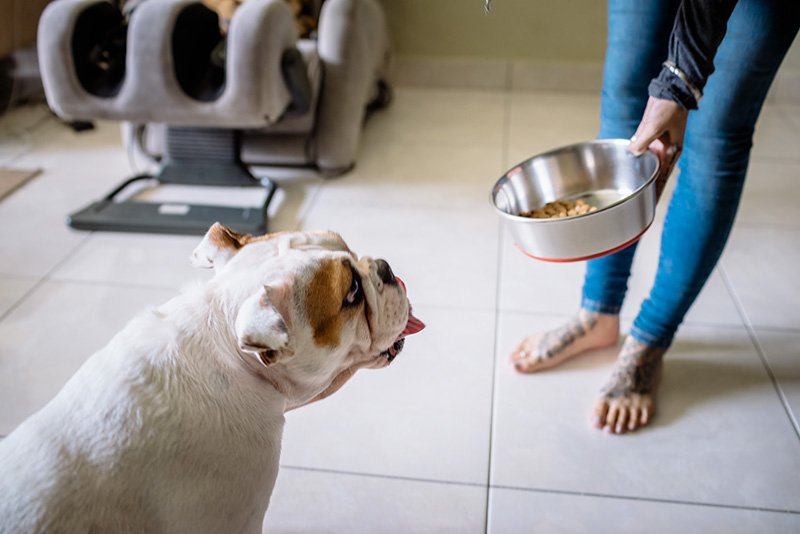
#> input picture segment-anything-main/notebooks/images/dog.jpg, 800 x 534 px; its folder holds only this picture in this run
$ python -i preWithFunction.py   (imports and definitions only)
#> lines starting #> are read from the running program, lines starting #| are printed output that depends on the picture
import cv2
import numpy as np
import math


def stretchImage(data, s=0.005, bins=2000):
    ht = np.histogram(data, bins);
    d = np.cumsum(ht[0]) / float(data.size)
    lmin = 0;
    lmax = bins - 1
    while lmin < bins:
        if d[lmin] >= s:
            break
        lmin += 1
    while lmax >= 0:
        if d[lmax] <= 1 - s:
            break
        lmax -= 1
    return np.clip((data - ht[1][lmin]) / (ht[1][lmax] - ht[1][lmin]), 0, 1)

g_para = {}

def getPara(radius=5):
    global g_para
    m = g_para.get(radius, None)
    if m is not None:
        return m
    size = radius * 2 + 1
    m = np.zeros((size, size))
    for h in range(-radius, radius + 1):
        for w in range(-radius, radius + 1):
            if h == 0 and w == 0:
                continue
            m[radius + h, radius + w] = 1.0 / math.sqrt(h ** 2 + w ** 2)
    m /= m.sum()
    g_para[radius] = m
    return m


def automaticColorEqualization(I, ratio=4, radius=300):
    para = getPara(radius)
    height, width = I.shape
    zh, zw = [0]*radius + list(range(height)) + [height-1]*radius, [0]*radius + list(range(width)) + [width -1]*radius
    Z = I[np.ix_(zh, zw)]
    res = np.zeros(I.shape)
    for h in range(radius * 2 + 1):
        for w in range(radius * 2 + 1):
            if para[h][w] == 0:
                continue
            res += (para[h][w] * np.clip((I - Z[h:h + height, w:w + width]) * ratio, -1, 1))
    return res


def automaticColorEqualization_Fast(I, ratio, radius):
    height, width = I.shape[:2]
    if min(height, width) <= 2:
        return np.zeros(I.shape) + 0.5
    Rs = cv2.resize(I, ((width+1)//2, (height+1)//2))
    Rf = automaticColorEqualization_Fast(Rs, ratio, radius)
    Rf = cv2.resize(Rf, (width, height))
    Rs = cv2.resize(Rs, (width, height))

    return Rf + automaticColorEqualization(I, ratio, radius) - automaticColorEqualization(Rs, ratio, radius)


def automaticColorEqualization_RGB(img, ratio=3, radius=3):
    res = np.zeros(img.shape)
    for k in range(3):
        res[:, :, k] = stretchImage(automaticColorEqualization_Fast(img[:, :, k], ratio, radius))
    return res

def show_img(win_name,img,wait_time=0,img_ratio=0.5,is_show=True):
    if is_show is not True:
        return
    rows = img.shape[0]
    cols = img.shape[1]
    cv2.namedWindow(win_name, cv2.WINDOW_NORMAL )
    cv2.resizeWindow(win_name,(int(cols*img_ratio),int(rows*img_ratio)))
    cv2.imshow(win_name,img)
    if wait_time >= 0:
        cv2.waitKey(wait_time)

def pretreatmentWithACE(readPath):
    img = automaticColorEqualization_RGB(cv2.imread(readPath) / 448.0) * 448
    return img

>>> import cv2
>>> picture = cv2.imread('../segment-anything-main/notebooks/images/dog.jpg')
#> picture is the input picture: shape (534, 800, 3); mean B, G, R 148.1, 148.7, 150.6
>>> result = automaticColorEqualization_RGB(picture)
#> the loop in automaticColorEqualization_RGB, `for k in range(3):` made 3 passes
#> pass 1, in automaticColorEqualization_Fast, `Rs = cv2.resize(I, ((width+1)//2, (height+1)//2))`:
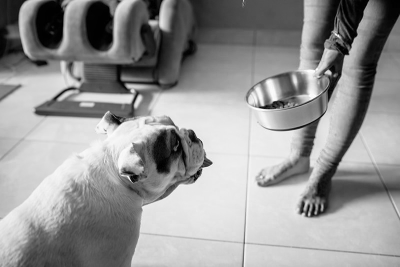
#> Rs: shape (267, 400); min 0, max 255, mean 148.3
#> pass 1, in automaticColorEqualization_Fast (call 2), `Rs = cv2.resize(I, ((width+1)//2, (height+1)//2))`:
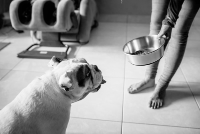
#> Rs: shape (134, 200); min 1, max 252, mean 148.1
#> pass 1, in automaticColorEqualization_Fast (call 3), `Rs = cv2.resize(I, ((width+1)//2, (height+1)//2))`:
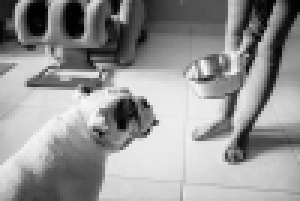
#> Rs: shape (67, 100) (shown 3 times larger); min 1, max 247, mean 148.3
#> pass 1, in automaticColorEqualization_Fast (call 4), `Rs = cv2.resize(I, ((width+1)//2, (height+1)//2))`:
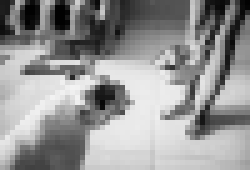
#> Rs: shape (34, 50) (shown 5 times larger); min 1, max 243, mean 147.9
#> after the loop in automaticColorEqualization_RGB, `for k in range(3):`:
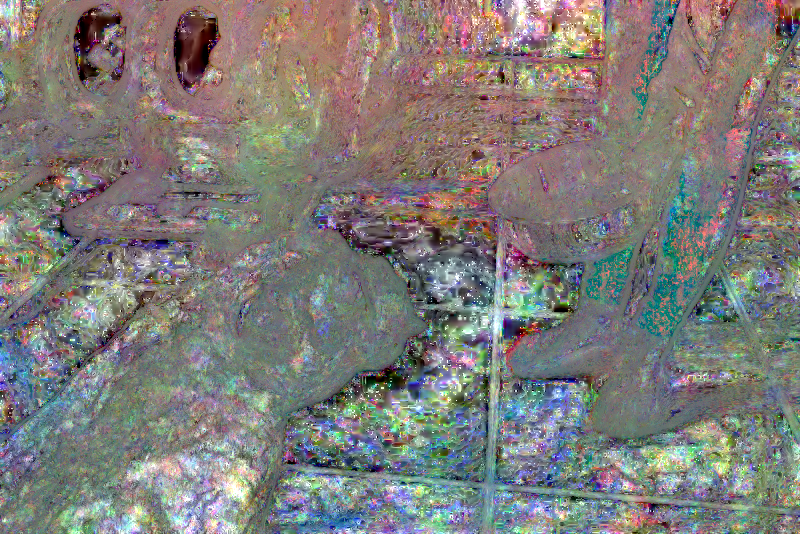
#> res: shape (534, 800, 3) float64; mean B, G, R 0.476, 0.488, 0.498

$ run again, on segment-anything-main/notebooks/images/groceries.jpg
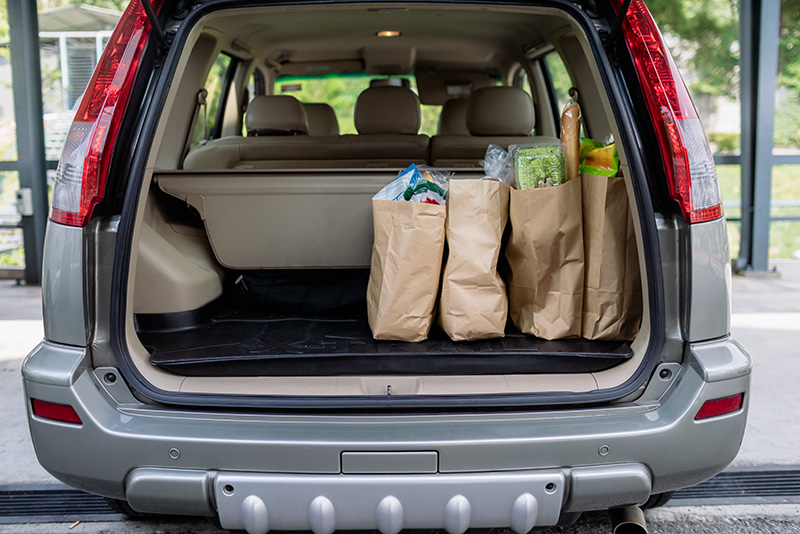
#> input picture segment-anything-main/notebooks/images/groceries.jpg, 800 x 534 px
#> picture is the input picture: shape (534, 800, 3); mean B, G, R 102.9, 105.7, 109.5
#> the loop in automaticColorEqualization_RGB, `for k in range(3):` made 3 passes
#> pass 1, in automaticColorEqualization_Fast (call 4), `Rs = cv2.resize(I, ((width+1)//2, (height+1)//2))`:
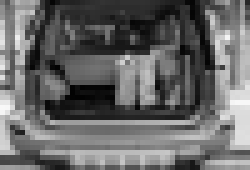
#> Rs: shape (34, 50) (shown 5 times larger); min 1, max 248, mean 103.2
#> after the loop in automaticColorEqualization_RGB, `for k in range(3):`:
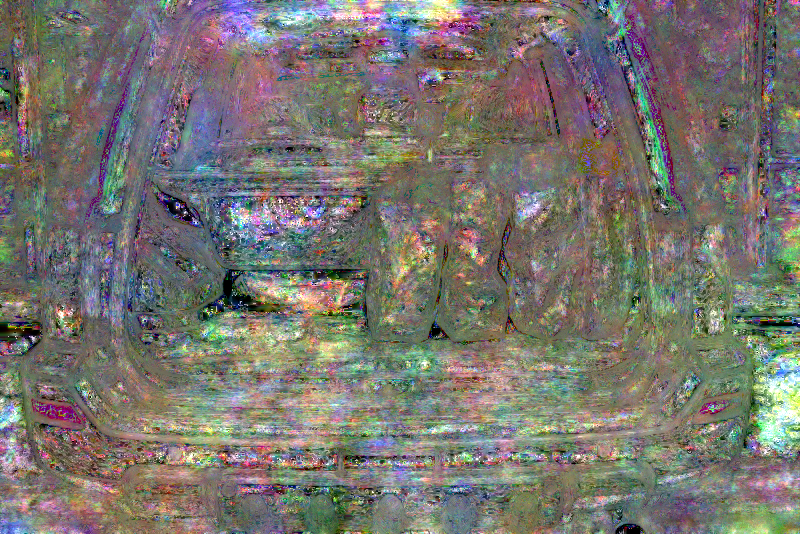
#> res: shape (534, 800, 3) float64; mean B, G, R 0.436, 0.459, 0.472

$ run again, on segment-anything-main/notebooks/images/truck.jpg
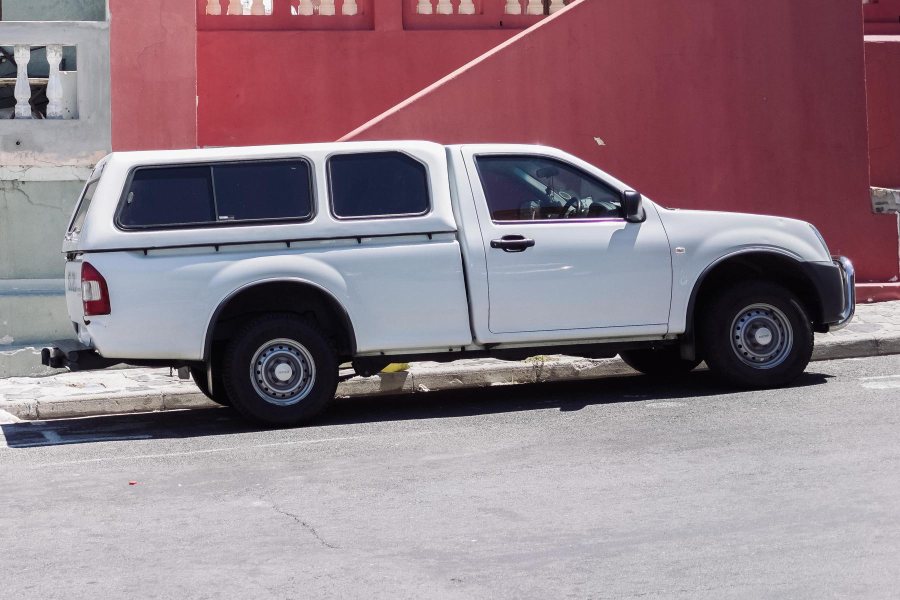
#> input picture segment-anything-main/notebooks/images/truck.jpg, 1800 x 1200 px (shown at 1/2 size)
#> picture is the input picture: shape (1200, 1800, 3); mean B, G, R 135.2, 126.5, 145.8
#> the loop in automaticColorEqualization_RGB, `for k in range(3):` made 3 passes
#> pass 1, in automaticColorEqualization_Fast (call 4), `Rs = cv2.resize(I, ((width+1)//2, (height+1)//2))`:
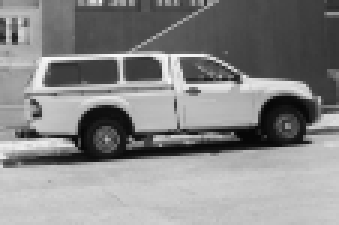
#> Rs: shape (75, 113) (shown 3 times larger); min 7, max 248, mean 135.5
#> after the loop in automaticColorEqualization_RGB, `for k in range(3):`:
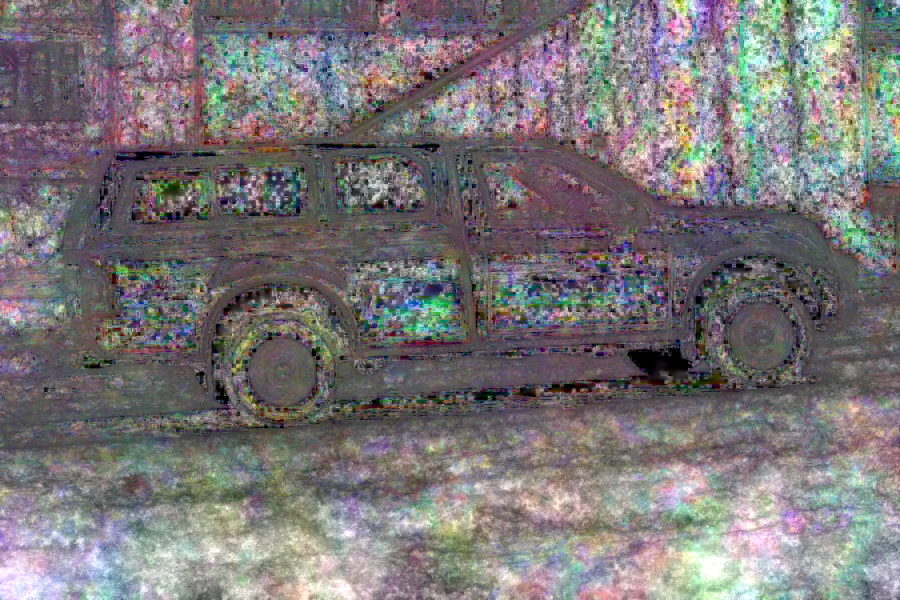
#> res: shape (1200, 1800, 3) float64 (shown at 1/2 size); mean B, G, R 0.47, 0.463, 0.479
